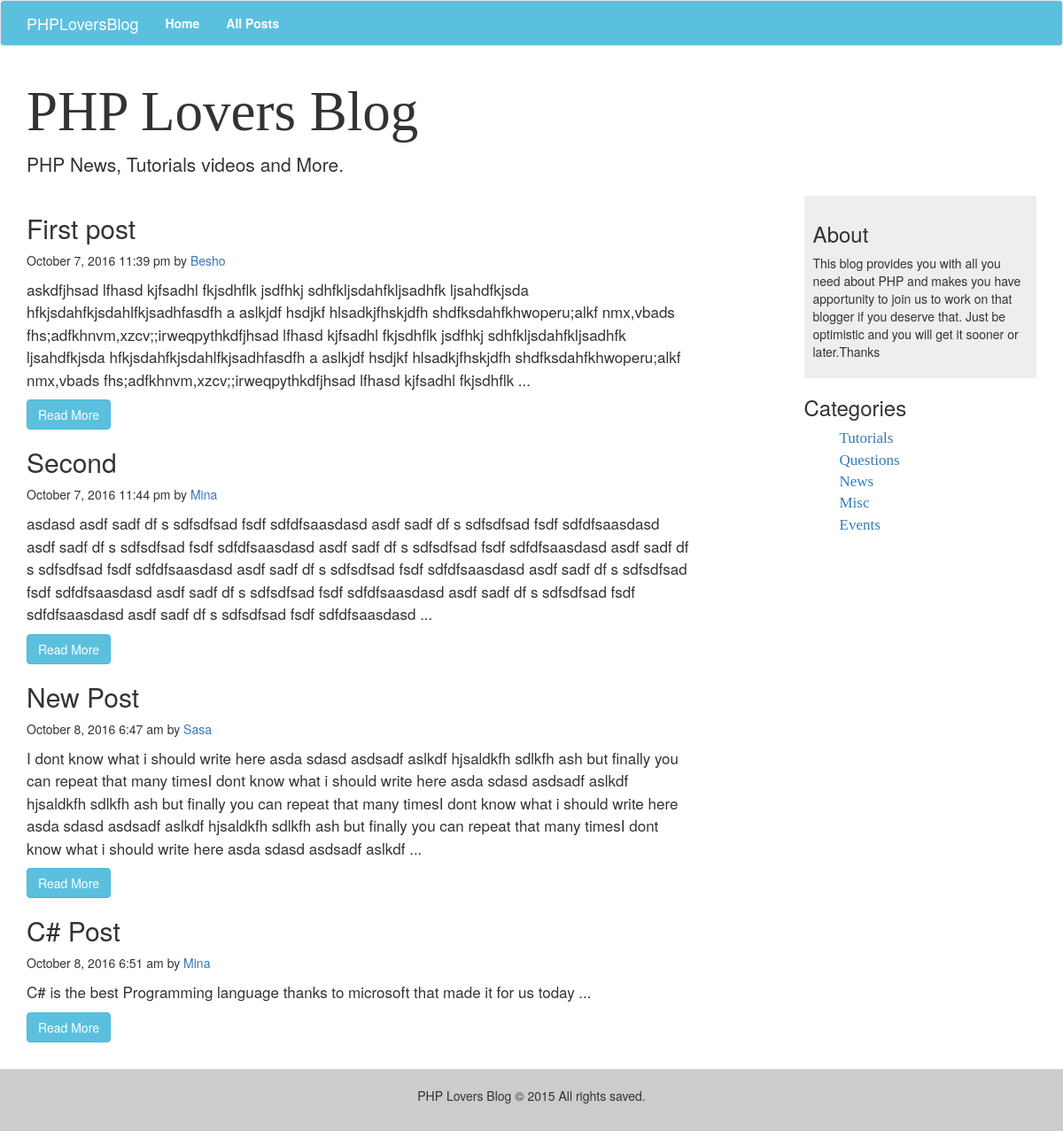
The page / on the database its author committed.
### tables this page shows
CREATE TABLE IF NOT EXISTS `posts` (
`id` int(11) NOT NULL,
  `category` int(11) NOT NULL,
  `title` varchar(255) NOT NULL,
  `body` text NOT NULL,
  `author` varchar(255) NOT NULL,
  `tags` varchar(255) NOT NULL,
  `date` timestamp NOT NULL DEFAULT CURRENT_TIMESTAMP
);

CREATE TABLE IF NOT EXISTS `categories` (
`id` int(11) NOT NULL,
  `name` varchar(255) NOT NULL
);

### libraries/Database.php (called while the page is built, shortened)
<?php
	class Database{
		public $host=DB_HOST;
		public $username=DB_USER;
		public $password=DB_PASS;
		public $db_name =DB_NAME;
		public $link;
		public function __construct(){
			$rtn = $this->connect();
		}
		private function connect(){
		$this->link = mysqli_connect($this->host,$this->username,$this->password,$this->db_name);
			if(!$this->link){
				$this->error="connection failed ";
				return false;
			}else {
				return true;
			}
		}
		public function select($query){
			$result = $this->link->query($query) or die($this->link->error.__LINE__);
			if($result->num_rows > 0){
				return $result;
			}else {
				return false;
			}
		}
	}
?>

### helper/format_helper.php (called while the page is built)
<?php
function dateFormat($date){
  return date("F j, Y g:i a",strtotime($date));
}
function shortenText($txt,$chars = 450){
$txt = $txt." ";
$txt = substr($txt, 0, $chars);
$txt = substr($txt, 0, strrpos($txt, ' '));
$txt .= " ...";
return $txt;
}

### index.php (the view)
<?php include_once('includes/header.php');?>
<?php	$posts = $db->select("select * from posts");?>
     <?php while($row = $posts->fetch_assoc()):?>
       <div class="blog-post">
  					<h2 class="blog-post-title"><?=$row['title']?></h2>
  					<p class="blog-post-meta"><?= dateFormat($row['date'])?> by <a href="#"><?=$row['author']?></a></p>
  					<p class="blog-post-body"><?=shortenText($row['body'])?></p>
  					</div>
  					<a class="btn btn-info" href="post.php?id=<?=urlencode($row['id'])?>">Read More</a>
  			<?php endwhile;  ?>
</div>
<?php include_once('includes/footer.php');?>

### includes/footer.php (shortened to what this page needs)
				<div class="col-sm-3 side-bar col-sm-offset-1">
					<div class="side-about">
					<h3>About</h3>
					<p>This blog provides you with all you need about PHP and makes you have apportunity to join us to work on that blogger if you deserve that. Just be optimistic and you will get it sooner or later.Thanks</p>
					</div>
					<div class="side-cat">
					<h3>Categories</h3>
					<ul>
						<?php while($row = $cat->fetch_assoc()):?>
							<li><a href='posts.php?cat=<?=$row['id']?>'><?= $row['name']; ?></a></li>
					  <?php endwhile?>
					</div>
				</div>
			</div>
		</div>
		<footer>
		<p class="text-center">PHP Lovers Blog &copy; 2015 All rights saved.</p>
		</footer>
	</body>
</html>

### css/custom.css (style rules this page uses)
.side-about { background-color: #EEE; padding: 10px; }
.side-cat ul { list-style: none; }
.side-cat ul li a { font-size: 17px; font-family: cursive; }
.blog-post-body { font-size: 17px; line-height: 1.5em; }
footer { padding: 20px; background: #ccc; }

### rows shown on the page
posts: title "First post", date "October 7, 2016 11:39 pm", author "Besho", body "askdfjhsad lfhasd kjfsadhl fkjsdhflk jsdfhkj sdhfkljsdahfkljsadhfk ljsahdfkjsda hfkjsdahfkjsdahlfkjsadhfasdfh a aslkjdf hsdjkf hlsadkjfhskjdfh shdfksdahfkhwoperu;alkf nmx,vbads fhs;adfkhnvm,xzcv;;irweqpythkdfjhsad lfhasd kjfsadhl fkjsdhflk jsdfhkj sdhfkljsdahfkljsadhfk ljsahdfkjsda hfkjsdahfkjsdahlfkjsadhfasdfh a aslkjdf hsdjkf hlsadkjfhskjdfh shdfksdahfkhwoperu;alkf nmx,vbads fhs;adfkhnvm,xzcv;;irweqpythkdfjhsad lfhasd kjfsadhl fkjsdhflk ..."
posts: title "Second", date "October 7, 2016 11:44 pm", author "Mina", body "asdasd asdf sadf df s sdfsdfsad fsdf sdfdfsaasdasd asdf sadf df s sdfsdfsad fsdf sdfdfsaasdasd asdf sadf df s sdfsdfsad fsdf sdfdfsaasdasd asdf sadf df s sdfsdfsad fsdf sdfdfsaasdasd asdf sadf df s sdfsdfsad fsdf sdfdfsaasdasd asdf sadf df s sdfsdfsad fsdf sdfdfsaasdasd asdf sadf df s sdfsdfsad fsdf sdfdfsaasdasd asdf sadf df s sdfsdfsad fsdf sdfdfsaasdasd asdf sadf df s sdfsdfsad fsdf sdfdfsaasdasd asdf sadf df s sdfsdfsad fsdf sdfdfsaasdasd ..."
posts: title "New Post", date "October 8, 2016 6:47 am", author "Sasa", body "I dont know what i should write here asda sdasd asdsadf aslkdf hjsaldkfh sdlkfh ash but finally you can repeat that many timesI dont know what i should write here asda sdasd asdsadf aslkdf hjsaldkfh sdlkfh ash but finally you can repeat that many timesI dont know what i should write here asda sdasd asdsadf aslkdf hjsaldkfh sdlkfh ash but finally you can repeat that many timesI dont know what i should write here asda sdasd asdsadf aslkdf ..."
posts: title "C# Post", date "October 8, 2016 6:51 am", author "Mina", body "C# is the best Programming language thanks to microsoft that made it for us today ..."
categories: name "Tutorials"
categories: name "Questions"
categories: name "News"
categories: name "Misc"
categories: name "Events"
